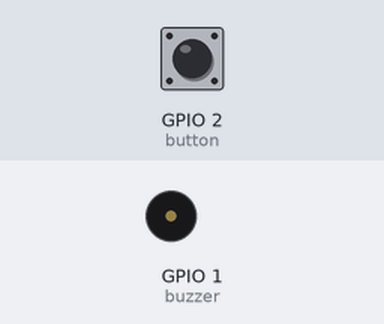
Recording of a program running on a simulated ESP32 board running MicroPython. On the bench: buzzer (waves = sounding, pin HIGH). The test bench sets the inputs (shaded band); at power-on: GPIO 2 (button) HIGH.

Above: at 1.2 s.
1.3 s: GPIO 2 (button) pulled LOW for 0.15 s
At 1.37 s:
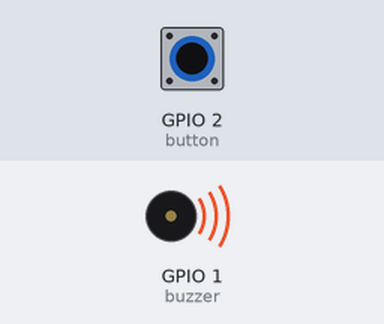
2.9 s: GPIO 2 (button) pulled LOW for 3.2 s
At 7.0 s:
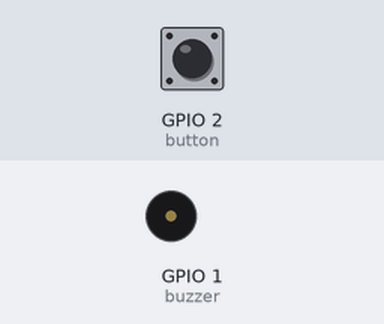
Timing chart, 0 to 8.5 s (numbered marks = the images above; inputs shaded):
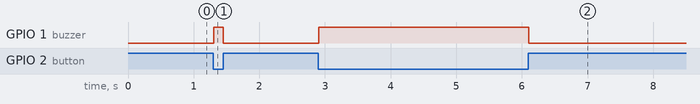

Measured:
- after the input at 1.3 s, GPIO 1 (buzzer): LOW → HIGH at once, → LOW 0.15 s later
- after the input at 2.9 s, GPIO 1 (buzzer): LOW → HIGH at once, → LOW 3.2 s later

The program:

main.py
```python
from machine import Pin
import time

# Configuración del pulsador en GPIO 2 como entrada con pull-up interno
button = Pin(2, Pin.IN, Pin.PULL_UP)

# Configuración de la salida para controlar la base del transistor S8050 en GPIO 1
buzzer = Pin(1, Pin.OUT)

# Estado inicial: apagado
buzzer.value(0)

# Bucle principal que comprueba el estado del botón continuamente
while True:
    # El pulsador está conectado a GND y usa pull-up, por lo que
    # cuando se pulsa el botón el valor es 0 (LOW) y cuando está suelto es 1 (HIGH).
    if button.value() == 0:
        # Cuando el botón está pulsado, activamos el transistor
        # y el zumbador suena mientras se mantiene pulsado.
        buzzer.value(1)
    else:
        # Cuando el botón está suelto, desactivamos el transistor
        # y el zumbador deja de sonar inmediatamente.
        buzzer.value(0)

    # Pequeña pausa para evitar lecturas muy rápidas del botón
    time.sleep(0.01)
```
